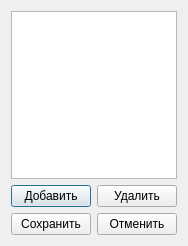
<?xml version="1.0" encoding="UTF-8"?>
<ui version="4.0">
 <class>winSetPrice</class>
 <widget class="QDialog" name="winSetPrice">
  <property name="geometry">
   <rect>
    <x>0</x>
    <y>0</y>
    <width>186</width>
    <height>246</height>
   </rect>
  </property>
  <property name="windowTitle">
   <string>Указать цены</string>
  </property>
  <layout class="QVBoxLayout" name="verticalLayout">
   <item>
    <widget class="QTableView" name="tvTable">
     <property name="contextMenuPolicy">
      <enum>Qt::ActionsContextMenu</enum>
     </property>
     <property name="editTriggers">
      <set>QAbstractItemView::DoubleClicked</set>
     </property>
     <property name="alternatingRowColors">
      <bool>true</bool>
     </property>
     <property name="selectionMode">
      <enum>QAbstractItemView::SingleSelection</enum>
     </property>
     <property name="selectionBehavior">
      <enum>QAbstractItemView::SelectRows</enum>
     </property>
     <property name="verticalScrollMode">
      <enum>QAbstractItemView::ScrollPerPixel</enum>
     </property>
     <property name="horizontalScrollMode">
      <enum>QAbstractItemView::ScrollPerPixel</enum>
     </property>
     <property name="sortingEnabled">
      <bool>true</bool>
     </property>
    </widget>
   </item>
   <item>
    <layout class="QHBoxLayout" name="horizontalLayout">
     <item>
      <widget class="QPushButton" name="pbAdd">
       <property name="text">
        <string>Добавить</string>
       </property>
      </widget>
     </item>
     <item>
      <widget class="QPushButton" name="pbDel">
       <property name="text">
        <string>Удалить</string>
       </property>
      </widget>
     </item>
    </layout>
   </item>
   <item>
    <layout class="QHBoxLayout" name="horizontalLayout_2">
     <item>
      <widget class="QPushButton" name="pbSubmit">
       <property name="text">
        <string>Сохранить</string>
       </property>
      </widget>
     </item>
     <item>
      <widget class="QPushButton" name="pbRevert">
       <property name="text">
        <string>Отменить</string>
       </property>
      </widget>
     </item>
    </layout>
   </item>
  </layout>
 </widget>
 <resources/>
 <connections/>
</ui>
